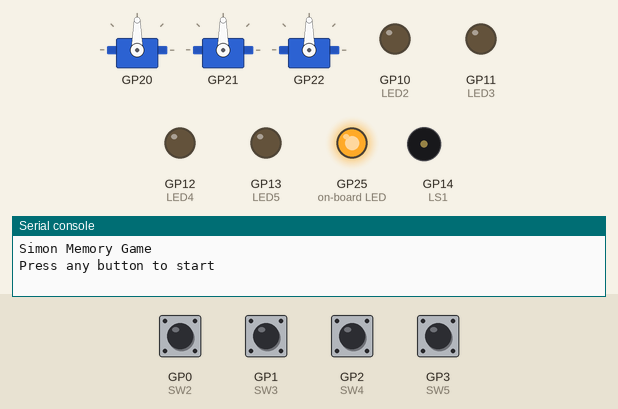
Simulated run of this program. Board: Raspberry Pi Pico running MicroPython. On the bench: 3 × servo, output pins drawn as LEDs (lit = HIGH), buzzer (waves = sounding), the last lines printed to the serial console. The test bench sets the inputs (shaded band); at power-on: GP0 (SW2), GP1 (SW3), GP2 (SW4), GP3 (SW5) HIGH. Random numbers come from a fixed seed; servo angles are drawn from the pulse width (0.5 ms = 0°, 2.5 ms = 180°).

Above: at 1.2 s.
1.3 s: GP0 (SW2) pulled LOW for 0.15 s
At 1.8 s:
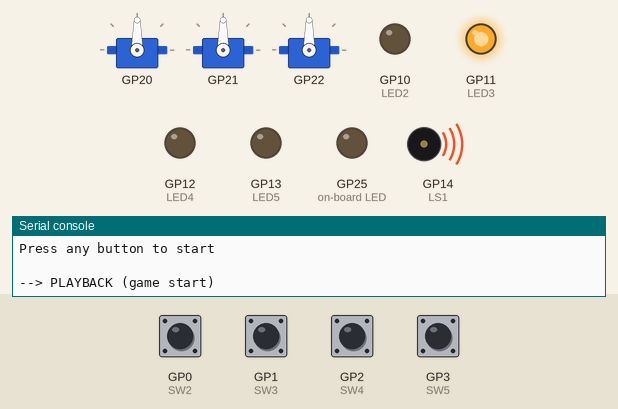
Timing chart, 0 to 4.3 s (numbered marks = the images above; inputs shaded):
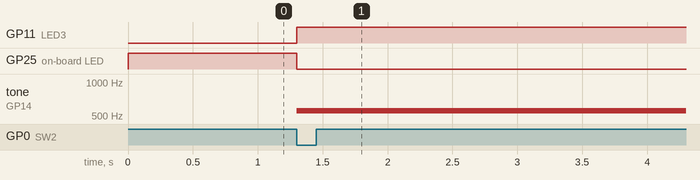

Measured:
- after the input at 1.3 s, GP11 (LED3): LOW → HIGH at once; GP25 (on-board LED): HIGH → LOW at once; tone on GP14 (LS1): silent → 554 Hz at once

The program:

Simon_Game.py
```python
# ================================================================================
# Capstone Project: Simon Memory Game [Simon_Game.py]
# Version: 1.0
# Updated: July 25, 2026
#
# Platform: mirobo.tech BEAPER Pico circuit (any configuration)
# Requires: BEAPER_Pico.py board module file
#
# Hardware used:
#   SW2 / LED2 - Button and LED 1 (e.g. green)
#   SW3 / LED3 - Button and LED 2 (e.g. red)
#   SW4 / LED4 - Button and LED 3 (e.g. yellow)
#   SW5 / LED5 - Button and LED 4 (e.g. blue)
#   LS1        - Piezo speaker (one distinct tone per button)
#
# Compatible with all BEAPER Pico configurations. No additional
# hardware or jumper changes required.
#
# --------------------------------------------------------------------------------
# Game rules:
#   The game plays back a growing sequence of flashing LEDs with tones.
#   The player repeats the sequence by pressing the matching buttons.
#   Each correct round adds one more step to the sequence.
#   A wrong button press or timeout ends the game.
#   Completing the maximum sequence length (MAX_LENGTH) wins the game.
#   Press any button during the idle animation to start a new game.
#
# --------------------------------------------------------------------------------
# This capstone introduces two new data structures: tuples and lists.
# Both hold multiple related values under one name, indexed by position
# (starting at 0) - but they behave differently once created. Read the
# Development Guide's Step 1 before starting, since every other step
# depends on understanding this distinction.
#
# Before you begin - complete your capstone plan using the Capstone
# Preparation Guide: project description, state diagram, state
# details table, constants and variables, and testing plan.
# ================================================================================

# IMPORTANT: Copy BEAPER_Pico.py into your Raspberry Pi Pico.
import BEAPER_Pico as beaper  # Set up BEAPER Pico I/O

import time
import random

# --- State Constants ------------------
STATE_IDLE      = const(0)   # Attract animation, waiting for player to start
STATE_PLAYBACK  = const(1)   # Showing current sequence step (LED + tone)
STATE_GAP       = const(2)   # Silent pause between playback steps
STATE_WAITING   = const(3)   # Player's turn - waiting for button press
STATE_CORRECT   = const(4)   # Brief correct-press feedback before next step
STATE_GAME_OVER = const(5)   # Wrong press, timeout, or MAX_LENGTH reached

STATE_NAMES = {
    STATE_IDLE:      "IDLE",
    STATE_PLAYBACK:  "PLAYBACK",
    STATE_GAP:       "GAP",
    STATE_WAITING:   "WAITING",
    STATE_CORRECT:   "CORRECT",
    STATE_GAME_OVER: "GAME_OVER",
}

# --- Hardware Maps --------------------
# Tuples: fixed-size, ordered collections that cannot change size or be
# reassigned by index after creation. Good for grouping a fixed set of
# related values - here, one entry per Simon colour, indexed 0-3.
# See Development Guide Step 1 before relying on these.
BUTTONS = (beaper.SW2,  beaper.SW3,  beaper.SW4,  beaper.SW5)
LEDS    = (beaper.LED2, beaper.LED3, beaper.LED4, beaper.LED5)
TONES   = (659,         554,         440,         330)         # Hz, one per button

# --- Game Constants -------------------
MAX_LENGTH    = const(16)    # Maximum sequence length (traditional Simon = 16)
SHOW_TIME     = const(400)   # How long each sequence step is shown (ms)
GAP_TIME      = const(150)   # Silent gap between playback steps (ms)
PRESS_TIME    = const(300)   # How long a correct press lights the LED (ms)
TIMEOUT_MS    = const(5000)  # Player must press within this time (ms)
IDLE_INTERVAL = const(300)   # Attract animation step interval (ms)

# --- Game Variables -------------------
state        = STATE_IDLE
state_start  = 0             # Time current state began

# List: like a tuple, but individual elements CAN be changed after
# creation - see Development Guide Step 1. sequence[0] * MAX_LENGTH
# creates a list of 16 zeros as a starting point; add_step() below
# replaces one zero at a time with a random step as the game grows.
sequence     = [0] * MAX_LENGTH   # The generated sequence (button indices 0-3)
seq_length   = 0             # Current length of the active sequence
play_index   = 0             # Which step is currently being played back
input_index  = 0             # Which step the player is currently entering
score        = 0             # Highest sequence length completed this session

idle_step    = 0             # Current step in attract animation
last_idle    = 0             # Last time idle animation advanced


# --- Program Functions ----------------

def all_leds_off():
    for i in range(4):
        LEDS[i].value(0)
    beaper.pico_led_off()

def enter_state(new_state, current_time, reason=""):
    global state, state_start
    all_leds_off()
    beaper.noTone()
    state       = new_state
    state_start = current_time
    print("-->", STATE_NAMES[new_state], end="")
    if reason:
        print(" (", reason, ")", sep="")
    else:
        print()

def show_step(index):
    # Light the LED and play the tone for sequence step at 'index'.
    button_index = sequence[index]
    LEDS[button_index].value(1)
    beaper.tone(TONES[button_index])

def read_button():
    # Return the index (0-3) of any currently pressed button, or -1 if none.
    for i in range(4):
        if BUTTONS[i].value() == 0:
            return i
    return -1

def add_step():
    # Append a new random step to the sequence, if there is room.
    # Returns True if a step was added, False if the sequence is
    # already at MAX_LENGTH (the player has won).
    global seq_length
    if seq_length >= MAX_LENGTH:
        return False
    sequence[seq_length] = random.randint(0, 3)
    seq_length += 1
    return True

def display_score(final_score):
    # Flash LEDs to indicate the score - one flash per level completed.
    # TODO: implement a visual or serial score display of your choice.
    # Ideas: flash LED2-LED5 as a bar (1-4 flashes = 1-4 LEDs lit),
    #        print the score to the serial console, or blink the
    #        on-board LED 'score' times with a pause between groups.
    print("Score:", final_score, "steps completed")


# --- Main Program ---------------------

all_leds_off()
beaper.pico_led_on()
print("Simon Memory Game")
print("Press any button to start")
print()

state_start = time.ticks_ms()
last_idle   = time.ticks_ms()

while True:
    current_time = time.ticks_ms()
    elapsed      = time.ticks_diff(current_time, state_start)
    pressed      = read_button()

    # ---- State: Idle (attract animation) ----
    if state == STATE_IDLE:
        # TODO: cycle a simple animation across LED2-LED5 using idle_step and
        #       last_idle with IDLE_INTERVAL timing (pattern from Activity 11).
        #       Hint: light LEDS[idle_step % 4] and advance idle_step each interval.

        # Start a new game when any button is pressed
        if pressed != -1:
            seq_length  = 0
            input_index = 0
            play_index  = 0
            add_step()
            enter_state(STATE_PLAYBACK, current_time, "game start")
            show_step(0)

    # ---- State: Playback (showing one sequence step) ----
    elif state == STATE_PLAYBACK:
        # TODO: when SHOW_TIME elapses, turn off the LED and tone then
        #       transition to STATE_GAP. After the gap, either show the
        #       next step (transition back to PLAYBACK) or, if all steps
        #       have been shown, transition to STATE_WAITING.
        #       Use play_index to track which step is currently showing.
        pass

    # ---- State: Gap (silent pause between steps) ----
    elif state == STATE_GAP:
        # TODO: when GAP_TIME elapses, check if there are more steps to show.
        #       If play_index < seq_length, show the next step and enter PLAYBACK.
        #       If all steps have been shown, enter WAITING (player's turn).
        pass

    # ---- State: Waiting (player's turn) ----
    elif state == STATE_WAITING:
        # TODO: if TIMEOUT_MS elapses with no button press, enter GAME_OVER.
        # TODO: if a button is pressed:
        #       - if it matches sequence[input_index], enter CORRECT
        #         (light the pressed LED and play its tone for PRESS_TIME)
        #       - if it does not match, enter GAME_OVER
        pass

    # ---- State: Correct press feedback ----
    elif state == STATE_CORRECT:
        # TODO: when PRESS_TIME elapses, turn off LED and tone, then:
        #       - increment input_index
        #       - if input_index == seq_length, the full sequence was entered
        #         correctly:
        #           - update score if seq_length > score
        #           - call add_step(). If it returns False, the sequence has
        #             reached MAX_LENGTH - the player has won! Enter
        #             STATE_GAME_OVER with reason "you win!" (consider a
        #             distinct victory tone in that state, different from
        #             the failure tone).
        #           - otherwise, reset play_index and input_index to 0 and
        #             begin STATE_PLAYBACK of the new, longer sequence
        #       - if input_index < seq_length, remain in WAITING for the
        #         next button press
        pass

    # ---- State: Game over ----
    elif state == STATE_GAME_OVER:
        # TODO: play a distinctive failure sound and flash all LEDs briefly.
        #       (Check state_start's reason was not saved - if you want a
        #       different sound for winning MAX_LENGTH vs. losing, store
        #       a separate 'won' flag when entering this state instead of
        #       trying to inspect the reason string later.)
        #       After the feedback duration, call display_score() and enter IDLE.
        #       Hint: use elapsed to time the failure animation, then transition.
        pass

    time.sleep_ms(1)


# ================================================================================
# Development Guide
# ================================================================================
#
# Work through these steps in order. Complete each step and test it
# before moving on to the next.
#
# --------------------------------------------------------------------------------
# Step 1 - Understanding lists and tuples
# --------------------------------------------------------------------------------
#
# Every activity up to this point stored related values in separate
# named variables - Activity 12's combination lock used entered_1,
# entered_2, entered_3, entered_4 for a four-digit code. That works
# well for a small, fixed number of values, but Simon's sequence can
# grow up to MAX_LENGTH (16) steps. Writing entered_1 through
# entered_16, with a 16-way if/elif chain to read the right one,
# would be unwieldy - and would need rewriting entirely if MAX_LENGTH
# ever changed. This capstone uses two new constructs instead.
#
# A TUPLE is an ordered collection of values, indexed starting at 0,
# written with parentheses:
#
# Example code:
#
# BUTTONS = (beaper.SW2, beaper.SW3, beaper.SW4, beaper.SW5)
#
# BUTTONS[0] is beaper.SW2, BUTTONS[1] is beaper.SW3, and so on.
# Once created, a tuple's size is fixed, and you cannot assign a new
# value to one of its positions - BUTTONS[0] = beaper.SW3 would raise
# an error. This program uses three tuples - BUTTONS, LEDS, and
# TONES - as parallel lookups: button index 2 (SW4) always
# corresponds to LEDS[2] (LED4) and TONES[2] (440 Hz). This is a
# natural fit for a tuple, because the mapping between buttons, LEDs,
# and tones never changes while the program runs.
#
# A LIST looks similar but is written with square brackets, and -
# unlike a tuple - its elements CAN be changed after creation:
#
# Example code:
#
# sequence = [0] * MAX_LENGTH
#
# This creates a list of 16 zeros: [0, 0, 0, 0, 0, 0, 0, 0, 0, 0, 0,
# 0, 0, 0, 0, 0]. Unlike the tuples above, individual elements of
# 'sequence' change throughout the game:
#
# Example code:
#
# sequence[seq_length] = random.randint(0, 3)
#
# This is the core reason Simon's sequence needs a list rather than a
# tuple: each round, a new random step is written into the next
# available position. A tuple could not do this - you would need to
# build an entirely new tuple every time a step is added, which is
# both awkward and wasteful. Use a tuple when a fixed collection of
# values will not change; use a list when individual elements need
# to be updated after creation.
#
# Both are read the same way - square brackets with an index:
# BUTTONS[i], LEDS[i], sequence[i]. Trace through 'add_step()' and
# 'show_step()' and confirm you can predict what each line does
# before continuing.
#
# --------------------------------------------------------------------------------
# Step 2 - Idle animation
# --------------------------------------------------------------------------------
#
# Implement the attract animation in STATE_IDLE. The pattern should
# cycle through the four LEDs using idle_step and the IDLE_INTERVAL
# timer. Test that pressing any button transitions to the first
# playback state and stops the animation.
#
# --------------------------------------------------------------------------------
# Step 3 - Single step playback
# --------------------------------------------------------------------------------
#
# Implement STATE_PLAYBACK and STATE_GAP for a sequence of length 1.
# Verify that pressing the correct button produces a correct-press
# flash, and that pressing the wrong button transitions to GAME_OVER.
# Check the Serial output to confirm state transitions are printing
# correctly.
#
# --------------------------------------------------------------------------------
# Step 4 - Full playback sequence
# --------------------------------------------------------------------------------
#
# Extend the playback logic to handle sequences longer than 1. Use
# play_index to advance through the sequence. After all steps are
# shown, transition to STATE_WAITING with input_index = 0.
#
# --------------------------------------------------------------------------------
# Step 5 - Player input and correct sequence
# --------------------------------------------------------------------------------
#
# Implement STATE_WAITING and STATE_CORRECT. After each correct press
# advance input_index. When input_index reaches seq_length, the round
# is complete - call add_step() and begin playback of the longer
# sequence, unless add_step() returns False (MAX_LENGTH reached).
#
# --------------------------------------------------------------------------------
# Step 6 - Winning and losing
# --------------------------------------------------------------------------------
#
# Implement STATE_GAME_OVER with a clear failure sound/animation that
# is distinct from the correct-press feedback - and a distinct sound
# for winning (reaching MAX_LENGTH) versus losing (wrong press or
# timeout). Test both endings deliberately: losing is easy to test by
# pressing a wrong button, but reaching MAX_LENGTH requires either
# genuine skill or temporarily lowering MAX_LENGTH for testing.
# Implement display_score() in a way that makes the score clear.
# Return to STATE_IDLE afterward.
#
# --------------------------------------------------------------------------------
# Step 7 - Difficulty and polish
# --------------------------------------------------------------------------------
#
# Once the core game works end to end, move on to the Extension
# Activities below for ideas on making the game more challenging or
# more polished.


# ================================================================================
# Extension Activities
# ================================================================================
#
# --------------------------------------------------------------------------------
# EA 1 - Adjustable speed
# --------------------------------------------------------------------------------
#
# Decrease SHOW_TIME and GAP_TIME as the sequence grows longer,
# making later rounds harder. How will you calculate the speed from
# the current sequence length?
#
# --------------------------------------------------------------------------------
# EA 2 - High score
# --------------------------------------------------------------------------------
#
# Track the best score across multiple games in a variable that
# persists between STATE_GAME_OVER and STATE_IDLE. Display it at the
# start of each game.
#
# --------------------------------------------------------------------------------
# EA 3 - Strict mode
# --------------------------------------------------------------------------------
#
# Add a penalty for pressing a button at the wrong time (during
# playback). How does this affect your state machine? Which states
# need to check for unexpected button presses?
#
# --------------------------------------------------------------------------------
# EA 4 - Sound design
# --------------------------------------------------------------------------------
#
# Are the four tones clearly distinguishable on your hardware? Try
# adjusting TONES to find four pitches that sound natural together.
# The traditional Simon tones are E4, C#5, A3, and E3, but these have
# been moved up an octave to E5, C#5, A4, and E4 (659 Hz, 554 Hz,
# 440 Hz, 330 Hz) so they sound better when played on the circuit's
# small piezo speaker.
```

Source omitted: BEAPER_Pico.py (11692 bytes)
